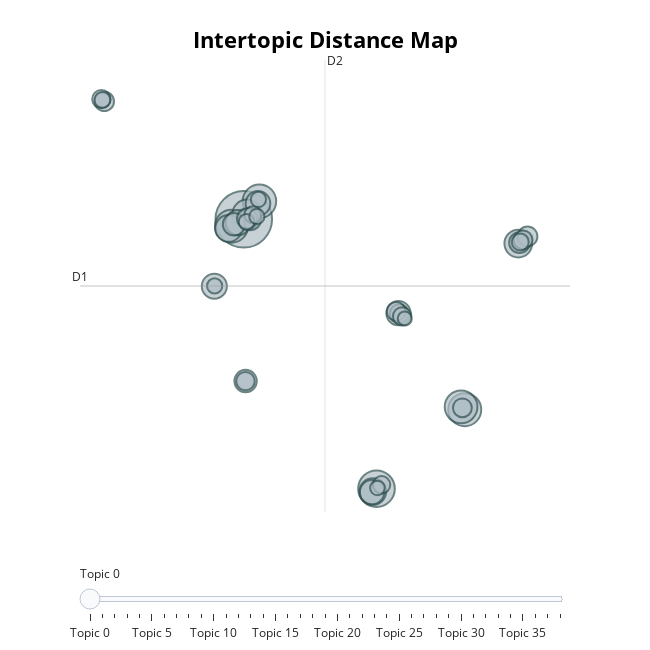

This figure's notebook cell:
### Code cell
topic_model.visualize_topics(custom_labels=True)

### Figure 1 — Plotly figure (JSON) as saved in the notebook; plotly's stock layout.template omitted (floating-point values rounded to 4 significant figures)
{"data": [{"customdata": [[0, "facebook | images | content | ai | money", 179], [1, "activision | game | black | steam | sold", 75], [2, "cola | coca | coca cola | company | ad", 63], [3, "event | experience | children | factory | imagination", 61], [4, "misinformation | fema | reality | people | theories", 61], [5, "parade | dublin | halloween | halloween parade | street", 60], [6, "google | search | results | websites | engine", 47], [7, "times | net | eurogamer | york times | news", 43], [8, "kiryu | enix | square enix | square | letter", 40], [9, "scammers | mistake | highly | actually | scam", 40], [10, "trump | harris | donald | donald trump | posted", 35], [11, "brand | entrepreneurs | content | authenticity | brands", 35], [12, "film | poster | amazon | generated | ai generated", 34], [13, "2024 | november 2024 | november | august 2024 | january", 33], [14, "foamstars | square enix | enix | square | game", 33], [15, "books | catalog | book | ai generated | generated", 28], [16, "debate | academic | ai potential | implications | potential", 28], [17, "trump | food | fast | man | candidate", 28], [18, "advertisement | 404 media | 404 | app | noa", 24], [19, "foundation | muse | organization | freedom | account", 23], [20, "ign | wesley | news editor | editor ign | com", 22], [21, "slop | slop slop | sector | perfect example | appropriate", 21], [22, "myspirithalloween | myspirithalloween com | halloween | com | website", 20], [23, "retrieved | 2024 | september 2024 | september | november 2024", 20], [24, "code | currently | really | kate | gotten", 20], [25, "2024 | november 2024 | november | 2025 | february 2025", 20], [26, "creative | issues | generative ai | generative | video game", 19], [27, "slop | term | unwanted | generated content | unwanted ai", 19], [28, "2025 retrieved | march 2025 | march | retrieved | 2025", 19], [29, "angry | quest | title | puzzle | rovio", 17], [30, "chatgpt | language | like chatgpt | text | large", 16], [31, "style | explore | fashion | coverage | love", 16], [32, "gen | brainrot | italian brainrot | italian | brands", 14], [33, "willison | early | term | mr | word", 14], [34, "clarke | submissions | clarkesworld | sorting | fiction", 13], [35, "businesses | data | right | brands | apply", 13], [36, "spotify | users | podcast | end | cold", 13], [37, "voice | voice actor | actor | actors | voice actors", 12], [38, "2025 retrieved | retrieved | 2025 | january 2025 | february 2025", 11]], "hovertemplate": "<b>Topic %{customdata[0]}</b><br>%{customdata[1]}<br>Size: %{customdata[2]}", "legendgroup": "", "marker": {"color": "#B0BEC5", "line": {"color": "DarkSlateGrey", "width": 2}, "size": [179, 75, 63, 61, 61, 60, 47, 43, 40, 40, 35, 35, 34, 33, 33, 28, 28, 28, 24, 23, 22, 21, 20, 20, 20, 20, 19, 19, 19, 17, 16, 16, 14, 14, 13, 13, 13, 12, 11], "sizemode": "area", "sizeref": 0.1119, "symbol": "circle"}, "mode": "markers", "name": "", "orientation": "v", "showlegend": false, "type": "scatter", "x": [-0.02767, 10.46, 1.209, 17.44, -1.001, 17.15, 0.2262, 21.67, 10.17, -1.225, -0.4804, -2.354, 1.094, 12.2, 10.11, 0.4625, 0.116, -0.797, 21.77, 0.239, 22.4, -11.05, 17.25, 12.26, 22.05, 12.02, 0.106, -11.28, 12.49, 10.86, 0.6855, 21.83, 0.1946, -11.2, 1.009, -2.329, 1.131, 10.54, 12.7], "xaxis": "x", "y": [14.24, -13.04, 16.08, -5.04, 13.55, -4.752, 14.77, 11.79, -13.34, 13.32, 13.91, 7.468, 15.85, 4.732, -13.4, 14.27, -2.138, 13.74, 11.88, 14.34, 12.52, 26.19, -4.854, 4.678, 12.16, 4.91, -2.148, 26.42, 4.41, -12.65, 14.71, 11.94, 13.98, 26.34, 14.53, 7.5, 16.25, -12.97, 4.199], "yaxis": "y"}], "layout": {"annotations": [{"showarrow": false, "text": "D1", "x": -12.97, "y": 7.49, "yshift": 10}, {"showarrow": false, "text": "D2", "x": 6.393, "xshift": 10, "y": 30.38}], "height": 650, "hoverlabel": {"bgcolor": "white", "font": {"family": "Rockwell", "size": 16}}, "legend": {"itemsizing": "constant", "tracegroupgap": 0}, "margin": {"t": 60}, "shapes": [{"line": {"color": "#CFD8DC", "width": 2}, "type": "line", "x0": 6.393, "x1": 6.393, "y0": -15.4, "y1": 30.38}, {"line": {"color": "#9E9E9E", "width": 2}, "type": "line", "x0": -12.97, "x1": 25.76, "y0": 7.49, "y1": 7.49}], "sliders": [{"active": 0, "pad": {"t": 50}, "steps": [{"args": [{"marker.color": [["red", "#B0BEC5", "#B0BEC5", "#B0BEC5", "#B0BEC5", "#B0BEC5", "#B0BEC5", "#B0BEC5", "#B0BEC5", "#B0BEC5", "#B0BEC5", "#B0BEC5", "#B0BEC5", "#B0BEC5", "#B0BEC5", "#B0BEC5", "#B0BEC5", "#B0BEC5", "#B0BEC5", "#B0BEC5", "#B0BEC5", "#B0BEC5", "#B0BEC5", "#B0BEC5", "#B0BEC5", "#B0BEC5", "#B0BEC5", "#B0BEC5", "#B0BEC5", "#B0BEC5", "#B0BEC5", "#B0BEC5", "#B0BEC5", "#B0BEC5", "#B0BEC5", "#B0BEC5", "#B0BEC5", "#B0BEC5", "#B0BEC5"]]}], "label": "Topic 0", "method": "update"}, {"args": [{"marker.color": [["#B0BEC5", "red", "#B0BEC5", "#B0BEC5", "#B0BEC5", "#B0BEC5", "#B0BEC5", "#B0BEC5", "#B0BEC5", "#B0BEC5", "#B0BEC5", "#B0BEC5", "#B0BEC5", "#B0BEC5", "#B0BEC5", "#B0BEC5", "#B0BEC5", "#B0BEC5", "#B0BEC5", "#B0BEC5", "#B0BEC5", "#B0BEC5", "#B0BEC5", "#B0BEC5", "#B0BEC5", "#B0BEC5", "#B0BEC5", "#B0BEC5", "#B0BEC5", "#B0BEC5", "#B0BEC5", "#B0BEC5", "#B0BEC5", "#B0BEC5", "#B0BEC5", "#B0BEC5", "#B0BEC5", "#B0BEC5", "#B0BEC5"]]}], "label": "Topic 1", "method": "update"}, {"args": [{"marker.color": [["#B0BEC5", "#B0BEC5", "red", "#B0BEC5", "#B0BEC5", "#B0BEC5", "#B0BEC5", "#B0BEC5", "#B0BEC5", "#B0BEC5", "#B0BEC5", "#B0BEC5", "#B0BEC5", "#B0BEC5", "#B0BEC5", "#B0BEC5", "#B0BEC5", "#B0BEC5", "#B0BEC5", "#B0BEC5", "#B0BEC5", "#B0BEC5", "#B0BEC5", "#B0BEC5", "#B0BEC5", "#B0BEC5", "#B0BEC5", "#B0BEC5", "#B0BEC5", "#B0BEC5", "#B0BEC5", "#B0BEC5", "#B0BEC5", "#B0BEC5", "#B0BEC5", "#B0BEC5", "#B0BEC5", "#B0BEC5", "#B0BEC5"]]}], "label": "Topic 2", "method": "update"}, {"args": [{"marker.color": [["#B0BEC5", "#B0BEC5", "#B0BEC5", "red", "#B0BEC5", "#B0BEC5", "#B0BEC5", "#B0BEC5", "#B0BEC5", "#B0BEC5", "#B0BEC5", "#B0BEC5", "#B0BEC5", "#B0BEC5", "#B0BEC5", "#B0BEC5", "#B0BEC5", "#B0BEC5", "#B0BEC5", "#B0BEC5", "#B0BEC5", "#B0BEC5", "#B0BEC5", "#B0BEC5", "#B0BEC5", "#B0BEC5", "#B0BEC5", "#B0BEC5", "#B0BEC5", "#B0BEC5", "#B0BEC5", "#B0BEC5", "#B0BEC5", "#B0BEC5", "#B0BEC5", "#B0BEC5", "#B0BEC5", "#B0BEC5", "#B0BEC5"]]}], "label": "Topic 3", "method": "update"}, {"args": [{"marker.color": [["#B0BEC5", "#B0BEC5", "#B0BEC5", "#B0BEC5", "red", "#B0BEC5", "#B0BEC5", "#B0BEC5", "#B0BEC5", "#B0BEC5", "#B0BEC5", "#B0BEC5", "#B0BEC5", "#B0BEC5", "#B0BEC5", "#B0BEC5", "#B0BEC5", "#B0BEC5", "#B0BEC5", "#B0BEC5", "#B0BEC5", "#B0BEC5", "#B0BEC5", "#B0BEC5", "#B0BEC5", "#B0BEC5", "#B0BEC5", "#B0BEC5", "#B0BEC5", "#B0BEC5", "#B0BEC5", "#B0BEC5", "#B0BEC5", "#B0BEC5", "#B0BEC5", "#B0BEC5", "#B0BEC5", "#B0BEC5", "#B0BEC5"]]}], "label": "Topic 4", "method": "update"}, {"args": [{"marker.color": [["#B0BEC5", "#B0BEC5", "#B0BEC5", "#B0BEC5", "#B0BEC5", "red", "#B0BEC5", "#B0BEC5", "#B0BEC5", "#B0BEC5", "#B0BEC5", "#B0BEC5", "#B0BEC5", "#B0BEC5", "#B0BEC5", "#B0BEC5", "#B0BEC5", "#B0BEC5", "#B0BEC5", "#B0BEC5", "#B0BEC5", "#B0BEC5", "#B0BEC5", "#B0BEC5", "#B0BEC5", "#B0BEC5", "#B0BEC5", "#B0BEC5", "#B0BEC5", "#B0BEC5", "#B0BEC5", "#B0BEC5", "#B0BEC5", "#B0BEC5", "#B0BEC5", "#B0BEC5", "#B0BEC5", "#B0BEC5", "#B0BEC5"]]}], "label": "Topic 5", "method": "update"}, {"args": [{"marker.color": [["#B0BEC5", "#B0BEC5", "#B0BEC5", "#B0BEC5", "#B0BEC5", "#B0BEC5", "red", "#B0BEC5", "#B0BEC5", "#B0BEC5", "#B0BEC5", "#B0BEC5", "#B0BEC5", "#B0BEC5", "#B0BEC5", "#B0BEC5", "#B0BEC5", "#B0BEC5", "#B0BEC5", "#B0BEC5", "#B0BEC5", "#B0BEC5", "#B0BEC5", "#B0BEC5", "#B0BEC5", "#B0BEC5", "#B0BEC5", "#B0BEC5", "#B0BEC5", "#B0BEC5", "#B0BEC5", "#B0BEC5", "#B0BEC5", "#B0BEC5", "#B0BEC5", "#B0BEC5", "#B0BEC5", "#B0BEC5", "#B0BEC5"]]}], "label": "Topic 6", "method": "update"}, {"args": [{"marker.color": [["#B0BEC5", "#B0BEC5", "#B0BEC5", "#B0BEC5", "#B0BEC5", "#B0BEC5", "#B0BEC5", "red", "#B0BEC5", "#B0BEC5", "#B0BEC5", "#B0BEC5", "#B0BEC5", "#B0BEC5", "#B0BEC5", "#B0BEC5", "#B0BEC5", "#B0BEC5", "#B0BEC5", "#B0BEC5", "#B0BEC5", "#B0BEC5", "#B0BEC5", "#B0BEC5", "#B0BEC5", "#B0BEC5", "#B0BEC5", "#B0BEC5", "#B0BEC5", "#B0BEC5", "#B0BEC5", "#B0BEC5", "#B0BEC5", "#B0BEC5", "#B0BEC5", "#B0BEC5", "#B0BEC5", "#B0BEC5", "#B0BEC5"]]}], "label": "Topic 7", "method": "update"}, {"args": [{"marker.color": [["#B0BEC5", "#B0BEC5", "#B0BEC5", "#B0BEC5", "#B0BEC5", "#B0BEC5", "#B0BEC5", "#B0BEC5", "red", "#B0BEC5", "#B0BEC5", "#B0BEC5", "#B0BEC5", "#B0BEC5", "#B0BEC5", "#B0BEC5", "#B0BEC5", "#B0BEC5", "#B0BEC5", "#B0BEC5", "#B0BEC5", "#B0BEC5", "#B0BEC5", "#B0BEC5", "#B0BEC5", "#B0BEC5", "#B0BEC5", "#B0BEC5", "#B0BEC5", "#B0BEC5", "#B0BEC5", "#B0BEC5", "#B0BEC5", "#B0BEC5", "#B0BEC5", "#B0BEC5", "#B0BEC5", "#B0BEC5", "#B0BEC5"]]}], "label": "Topic 8", "method": "update"}, {"args": [{"marker.color": [["#B0BEC5", "#B0BEC5", "#B0BEC5", "#B0BEC5", "#B0BEC5", "#B0BEC5", "#B0BEC5", "#B0BEC5", "#B0BEC5", "red", "#B0BEC5", "#B0BEC5", "#B0BEC5", "#B0BEC5", "#B0BEC5", "#B0BEC5", "#B0BEC5", "#B0BEC5", "#B0BEC5", "#B0BEC5", "#B0BEC5", "#B0BEC5", "#B0BEC5", "#B0BEC5", "#B0BEC5", "#B0BEC5", "#B0BEC5", "#B0BEC5", "#B0BEC5", "#B0BEC5", "#B0BEC5", "#B0BEC5", "#B0BEC5", "#B0BEC5", "#B0BEC5", "#B0BEC5", "#B0BEC5", "#B0BEC5", "#B0BEC5"]]}], "label": "Topic 9", "method": "update"}, {"args": [{"marker.color": [["#B0BEC5", "#B0BEC5", "#B0BEC5", "#B0BEC5", "#B0BEC5", "#B0BEC5", "#B0BEC5", "#B0BEC5", "#B0BEC5", "#B0BEC5", "red", "#B0BEC5", "#B0BEC5", "#B0BEC5", "#B0BEC5", "#B0BEC5", "#B0BEC5", "#B0BEC5", "#B0BEC5", "#B0BEC5", "#B0BEC5", "#B0BEC5", "#B0BEC5", "#B0BEC5", "#B0BEC5", "#B0BEC5", "#B0BEC5", "#B0BEC5", "#B0BEC5", "#B0BEC5", "#B0BEC5", "#B0BEC5", "#B0BEC5", "#B0BEC5", "#B0BEC5", "#B0BEC5", "#B0BEC5", "#B0BEC5", "#B0BEC5"]]}], "label": "Topic 10", "method": "update"}, {"args": [{"marker.color": [["#B0BEC5", "#B0BEC5", "#B0BEC5", "#B0BEC5", "#B0BEC5", "#B0BEC5", "#B0BEC5", "#B0BEC5", "#B0BEC5", "#B0BEC5", "#B0BEC5", "red", "#B0BEC5", "#B0BEC5", "#B0BEC5", "#B0BEC5", "#B0BEC5", "#B0BEC5", "#B0BEC5", "#B0BEC5", "#B0BEC5", "#B0BEC5", "#B0BEC5", "#B0BEC5", "#B0BEC5", "#B0BEC5", "#B0BEC5", "#B0BEC5", "#B0BEC5", "#B0BEC5", "#B0BEC5", "#B0BEC5", "#B0BEC5", "#B0BEC5", "#B0BEC5", "#B0BEC5", "#B0BEC5", "#B0BEC5", "#B0BEC5"]]}], "label": "Topic 11", "method": "update"}, {"args": [{"marker.color": [["#B0BEC5", "#B0BEC5", "#B0BEC5", "#B0BEC5", "#B0BEC5", "#B0BEC5", "#B0BEC5", "#B0BEC5", "#B0BEC5", "#B0BEC5", "#B0BEC5", "#B0BEC5", "red", "#B0BEC5", "#B0BEC5", "#B0BEC5", "#B0BEC5", "#B0BEC5", "#B0BEC5", "#B0BEC5", "#B0BEC5", "#B0BEC5", "#B0BEC5", "#B0BEC5", "#B0BEC5", "#B0BEC5", "#B0BEC5", "#B0BEC5", "#B0BEC5", "#B0BEC5", "#B0BEC5", "#B0BEC5", "#B0BEC5", "#B0BEC5", "#B0BEC5", "#B0BEC5", "#B0BEC5", "#B0BEC5", "#B0BEC5"]]}], "label": "Topic 12", "method": "update"}, {"args": [{"marker.color": [["#B0BEC5", "#B0BEC5", "#B0BEC5", "#B0BEC5", "#B0BEC5", "#B0BEC5", "#B0BEC5", "#B0BEC5", "#B0BEC5", "#B0BEC5", "#B0BEC5", "#B0BEC5", "#B0BEC5", "red", "#B0BEC5", "#B0BEC5", "#B0BEC5", "#B0BEC5", "#B0BEC5", "#B0BEC5", "#B0BEC5", "#B0BEC5", "#B0BEC5", "#B0BEC5", "#B0BEC5", "#B0BEC5", "#B0BEC5", "#B0BEC5", "#B0BEC5", "#B0BEC5", "#B0BEC5", "#B0BEC5", "#B0BEC5", "#B0BEC5", "#B0BEC5", "#B0BEC5", "#B0BEC5", "#B0BEC5", "#B0BEC5"]]}], "label": "Topic 13", "method": "update"}, {"args": [{"marker.color": [["#B0BEC5", "#B0BEC5", "#B0BEC5", "#B0BEC5", "#B0BEC5", "#B0BEC5", "#B0BEC5", "#B0BEC5", "#B0BEC5", "#B0BEC5", "#B0BEC5", "#B0BEC5", "#B0BEC5", "#B0BEC5", "red", "#B0BEC5", "#B0BEC5", "#B0BEC5", "#B0BEC5", "#B0BEC5", "#B0BEC5", "#B0BEC5", "#B0BEC5", "#B0BEC5", "#B0BEC5", "#B0BEC5", "#B0BEC5", "#B0BEC5", "#B0BEC5", "#B0BEC5", "#B0BEC5", "#B0BEC5", "#B0BEC5", "#B0BEC5", "#B0BEC5", "#B0BEC5", "#B0BEC5", "#B0BEC5", "#B0BEC5"]]}], "label": "Topic 14", "method": "update"}, {"args": [{"marker.color": [["#B0BEC5", "#B0BEC5", "#B0BEC5", "#B0BEC5", "#B0BEC5", "#B0BEC5", "#B0BEC5", "#B0BEC5", "#B0BEC5", "#B0BEC5", "#B0BEC5", "#B0BEC5", "#B0BEC5", "#B0BEC5", "#B0BEC5", "red", "#B0BEC5", "#B0BEC5", "#B0BEC5", "#B0BEC5", "#B0BEC5", "#B0BEC5", "#B0BEC5", "#B0BEC5", "#B0BEC5", "#B0BEC5", "#B0BEC5", "#B0BEC5", "#B0BEC5", "#B0BEC5", "#B0BEC5", "#B0BEC5", "#B0BEC5", "#B0BEC5", "#B0BEC5", "#B0BEC5", "#B0BEC5", "#B0BEC5", "#B0BEC5"]]}], "label": "Topic 15", "method": "update"}, {"args": [{"marker.color": [["#B0BEC5", "#B0BEC5", "#B0BEC5", "#B0BEC5", "#B0BEC5", "#B0BEC5", "#B0BEC5", "#B0BEC5", "#B0BEC5", "#B0BEC5", "#B0BEC5", "#B0BEC5", "#B0BEC5", "#B0BEC5", "#B0BEC5", "#B0BEC5", "red", "#B0BEC5", "#B0BEC5", "#B0BEC5", "#B0BEC5", "#B0BEC5", "#B0BEC5", "#B0BEC5", "#B0BEC5", "#B0BEC5", "#B0BEC5", "#B0BEC5", "#B0BEC5", "#B0BEC5", "#B0BEC5", "#B0BEC5", "#B0BEC5", "#B0BEC5", "#B0BEC5", "#B0BEC5", "#B0BEC5", "#B0BEC5", "#B0BEC5"]]}], "label": "Topic 16", "method": "update"}, {"args": [{"marker.color": [["#B0BEC5", "#B0BEC5", "#B0BEC5", "#B0BEC5", "#B0BEC5", "#B0BEC5", "#B0BEC5", "#B0BEC5", "#B0BEC5", "#B0BEC5", "#B0BEC5", "#B0BEC5", "#B0BEC5", "#B0BEC5", "#B0BEC5", "#B0BEC5", "#B0BEC5", "red", "#B0BEC5", "#B0BEC5", "#B0BEC5", "#B0BEC5", "#B0BEC5", "#B0BEC5", "#B0BEC5", "#B0BEC5", "#B0BEC5", "#B0BEC5", "#B0BEC5", "#B0BEC5", "#B0BEC5", "#B0BEC5", "#B0BEC5", "#B0BEC5", "#B0BEC5", "#B0BEC5", "#B0BEC5", "#B0BEC5", "#B0BEC5"]]}], "label": "Topic 17", "method": "update"}, {"args": [{"marker.color": [["#B0BEC5", "#B0BEC5", "#B0BEC5", "#B0BEC5", "#B0BEC5", "#B0BEC5", "#B0BEC5", "#B0BEC5", "#B0BEC5", "#B0BEC5", "#B0BEC5", "#B0BEC5", "#B0BEC5", "#B0BEC5", "#B0BEC5", "#B0BEC5", "#B0BEC5", "#B0BEC5", "red", "#B0BEC5", "#B0BEC5", "#B0BEC5", "#B0BEC5", "#B0BEC5", "#B0BEC5", "#B0BEC5", "#B0BEC5", "#B0BEC5", "#B0BEC5", "#B0BEC5", "#B0BEC5", "#B0BEC5", "#B0BEC5", "#B0BEC5", "#B0BEC5", "#B0BEC5", "#B0BEC5", "#B0BEC5", "#B0BEC5"]]}], "label": "Topic 18", "method": "update"}, {"args": [{"marker.color": [["#B0BEC5", "#B0BEC5", "#B0BEC5", "#B0BEC5", "#B0BEC5", "#B0BEC5", "#B0BEC5", "#B0BEC5", "#B0BEC5", "#B0BEC5", "#B0BEC5", "#B0BEC5", "#B0BEC5", "#B0BEC5", "#B0BEC5", "#B0BEC5", "#B0BEC5", "#B0BEC5", "#B0BEC5", "red", "#B0BEC5", "#B0BEC5", "#B0BEC5", "#B0BEC5", "#B0BEC5", "#B0BEC5", "#B0BEC5", "#B0BEC5", "#B0BEC5", "#B0BEC5", "#B0BEC5", "#B0BEC5", "#B0BEC5", "#B0BEC5", "#B0BEC5", "#B0BEC5", "#B0BEC5", "#B0BEC5", "#B0BEC5"]]}], "label": "Topic 19", "method": "update"}, {"args": [{"marker.color": [["#B0BEC5", "#B0BEC5", "#B0BEC5", "#B0BEC5", "#B0BEC5", "#B0BEC5", "#B0BEC5", "#B0BEC5", "#B0BEC5", "#B0BEC5", "#B0BEC5", "#B0BEC5", "#B0BEC5", "#B0BEC5", "#B0BEC5", "#B0BEC5", "#B0BEC5", "#B0BEC5", "#B0BEC5", "#B0BEC5", "red", "#B0BEC5", "#B0BEC5", "#B0BEC5", "#B0BEC5", "#B0BEC5", "#B0BEC5", "#B0BEC5", "#B0BEC5", "#B0BEC5", "#B0BEC5", "#B0BEC5", "#B0BEC5", "#B0BEC5", "#B0BEC5", "#B0BEC5", "#B0BEC5", "#B0BEC5", "#B0BEC5"]]}], "label": "Topic 20", "method": "update"}, {"args": [{"marker.color": [["#B0BEC5", "#B0BEC5", "#B0BEC5", "#B0BEC5", "#B0BEC5", "#B0BEC5", "#B0BEC5", "#B0BEC5", "#B0BEC5", "#B0BEC5", "#B0BEC5", "#B0BEC5", "#B0BEC5", "#B0BEC5", "#B0BEC5", "#B0BEC5", "#B0BEC5", "#B0BEC5", "#B0BEC5", "#B0BEC5", "#B0BEC5", "red", "#B0BEC5", "#B0BEC5", "#B0BEC5", "#B0BEC5", "#B0BEC5", "#B0BEC5", "#B0BEC5", "#B0BEC5", "#B0BEC5", "#B0BEC5", "#B0BEC5", "#B0BEC5", "#B0BEC5", "#B0BEC5", "#B0BEC5", "#B0BEC5", "#B0BEC5"]]}], "label": "Topic 21", "method": "update"}, {"args": [{"marker.color": [["#B0BEC5", "#B0BEC5", "#B0BEC5", "#B0BEC5", "#B0BEC5", "#B0BEC5", "#B0BEC5", "#B0BEC5", "#B0BEC5", "#B0BEC5", "#B0BEC5", "#B0BEC5", "#B0BEC5", "#B0BEC5", "#B0BEC5", "#B0BEC5", "#B0BEC5", "#B0BEC5", "#B0BEC5", "#B0BEC5", "#B0BEC5", "#B0BEC5", "red", "#B0BEC5", "#B0BEC5", "#B0BEC5", "#B0BEC5", "#B0BEC5", "#B0BEC5", "#B0BEC5", "#B0BEC5", "#B0BEC5", "#B0BEC5", "#B0BEC5", "#B0BEC5", "#B0BEC5", "#B0BEC5", "#B0BEC5", "#B0BEC5"]]}], "label": "Topic 22", "method": "update"}, {"args": [{"marker.color": [["#B0BEC5", "#B0BEC5", "#B0BEC5", "#B0BEC5", "#B0BEC5", "#B0BEC5", "#B0BEC5", "#B0BEC5", "#B0BEC5", "#B0BEC5", "#B0BEC5", "#B0BEC5", "#B0BEC5", "#B0BEC5", "#B0BEC5", "#B0BEC5", "#B0BEC5", "#B0BEC5", "#B0BEC5", "#B0BEC5", "#B0BEC5", "#B0BEC5", "#B0BEC5", "red", "#B0BEC5", "#B0BEC5", "#B0BEC5", "#B0BEC5", "#B0BEC5", "#B0BEC5", "#B0BEC5", "#B0BEC5", "#B0BEC5", "#B0BEC5", "#B0BEC5", "#B0BEC5", "#B0BEC5", "#B0BEC5", "#B0BEC5"]]}], "label": "Topic 23", "method": "update"}, {"args": [{"marker.color": [["#B0BEC5", "#B0BEC5", "#B0BEC5", "#B0BEC5", "#B0BEC5", "#B0BEC5", "#B0BEC5", "#B0BEC5", "#B0BEC5", "#B0BEC5", "#B0BEC5", "#B0BEC5", "#B0BEC5", "#B0BEC5", "#B0BEC5", "#B0BEC5", "#B0BEC5", "#B0BEC5", "#B0BEC5", "#B0BEC5", "#B0BEC5", "#B0BEC5", "#B0BEC5", "#B0BEC5", "red", "#B0BEC5", "#B0BEC5", "#B0BEC5", "#B0BEC5", "#B0BEC5", "#B0BEC5", "#B0BEC5", "#B0BEC5", "#B0BEC5", "#B0BEC5", "#B0BEC5", "#B0BEC5", "#B0BEC5", "#B0BEC5"]]}], "label": "Topic 24", "method": "update"}, {"args": [{"marker.color": [["#B0BEC5", "#B0BEC5", "#B0BEC5", "#B0BEC5", "#B0BEC5", "#B0BEC5", "#B0BEC5", "#B0BEC5", "#B0BEC5", "#B0BEC5", "#B0BEC5", "#B0BEC5", "#B0BEC5", "#B0BEC5", "#B0BEC5", "#B0BEC5", "#B0BEC5", "#B0BEC5", "#B0BEC5", "#B0BEC5", "#B0BEC5", "#B0BEC5", "#B0BEC5", "#B0BEC5", "#B0BEC5", "red", "#B0BEC5", "#B0BEC5", "#B0BEC5", "#B0BEC5", "#B0BEC5", "#B0BEC5", "#B0BEC5", "#B0BEC5", "#B0BEC5", "#B0BEC5", "#B0BEC5", "#B0BEC5", "#B0BEC5"]]}], "label": "Topic 25", "method": "update"}, {"args": [{"marker.color": [["#B0BEC5", "#B0BEC5", "#B0BEC5", "#B0BEC5", "#B0BEC5", "#B0BEC5", "#B0BEC5", "#B0BEC5", "#B0BEC5", "#B0BEC5", "#B0BEC5", "#B0BEC5", "#B0BEC5", "#B0BEC5", "#B0BEC5", "#B0BEC5", "#B0BEC5", "#B0BEC5", "#B0BEC5", "#B0BEC5", "#B0BEC5", "#B0BEC5", "#B0BEC5", "#B0BEC5", "#B0BEC5", "#B0BEC5", "red", "#B0BEC5", "#B0BEC5", "#B0BEC5", "#B0BEC5", "#B0BEC5", "#B0BEC5", "#B0BEC5", "#B0BEC5", "#B0BEC5", "#B0BEC5", "#B0BEC5", "#B0BEC5"]]}], "label": "Topic 26", "method": "update"}, {"args": [{"marker.color": [["#B0BEC5", "#B0BEC5", "#B0BEC5", "#B0BEC5", "#B0BEC5", "#B0BEC5", "#B0BEC5", "#B0BEC5", "#B0BEC5", "#B0BEC5", "#B0BEC5", "#B0BEC5", "#B0BEC5", "#B0BEC5", "#B0BEC5", "#B0BEC5", "#B0BEC5", "#B0BEC5", "#B0BEC5", "#B0BEC5", "#B0BEC5", "#B0BEC5", "#B0BEC5", "#B0BEC5", "#B0BEC5", "#B0BEC5", "#B0BEC5", "red", "#B0BEC5", "#B0BEC5", "#B0BEC5", "#B0BEC5", "#B0BEC5", "#B0BEC5", "#B0BEC5", "#B0BEC5", "#B0BEC5", "#B0BEC5", "#B0BEC5"]]}], "label": "Topic 27", "method": "update"}, {"args": [{"marker.color": [["#B0BEC5", "#B0BEC5", "#B0BEC5", "#B0BEC5", "#B0BEC5", "#B0BEC5", "#B0BEC5", "#B0BEC5", "#B0BEC5", "#B0BEC5", "#B0BEC5", "#B0BEC5", "#B0BEC5", "#B0BEC5", "#B0BEC5", "#B0BEC5", "#B0BEC5", "#B0BEC5", "#B0BEC5", "#B0BEC5", "#B0BEC5", "#B0BEC5", "#B0BEC5", "#B0BEC5", "#B0BEC5", "#B0BEC5", "#B0BEC5", "#B0BEC5", "red", "#B0BEC5", "#B0BEC5", "#B0BEC5", "#B0BEC5", "#B0BEC5", "#B0BEC5", "#B0BEC5", "#B0BEC5", "#B0BEC5", "#B0BEC5"]]}], "label": "Topic 28", "method": "update"}, {"args": [{"marker.color": [["#B0BEC5", "#B0BEC5", "#B0BEC5", "#B0BEC5", "#B0BEC5", "#B0BEC5", "#B0BEC5", "#B0BEC5", "#B0BEC5", "#B0BEC5", "#B0BEC5", "#B0BEC5", "#B0BEC5", "#B0BEC5", "#B0BEC5", "#B0BEC5", "#B0BEC5", "#B0BEC5", "#B0BEC5", "#B0BEC5", "#B0BEC5", "#B0BEC5", "#B0BEC5", "#B0BEC5", "#B0BEC5", "#B0BEC5", "#B0BEC5", "#B0BEC5", "#B0BEC5", "red", "#B0BEC5", "#B0BEC5", "#B0BEC5", "#B0BEC5", "#B0BEC5", "#B0BEC5", "#B0BEC5", "#B0BEC5", "#B0BEC5"]]}], "label": "Topic 29", "method": "update"}, {"args": [{"marker.color": [["#B0BEC5", "#B0BEC5", "#B0BEC5", "#B0BEC5", "#B0BEC5", "#B0BEC5", "#B0BEC5", "#B0BEC5", "#B0BEC5", "#B0BEC5", "#B0BEC5", "#B0BEC5", "#B0BEC5", "#B0BEC5", "#B0BEC5", "#B0BEC5", "#B0BEC5", "#B0BEC5", "#B0BEC5", "#B0BEC5", "#B0BEC5", "#B0BEC5", "#B0BEC5", "#B0BEC5", "#B0BEC5", "#B0BEC5", "#B0BEC5", "#B0BEC5", "#B0BEC5", "#B0BEC5", "red", "#B0BEC5", "#B0BEC5", "#B0BEC5", "#B0BEC5", "#B0BEC5", "#B0BEC5", "#B0BEC5", "#B0BEC5"]]}], "label": "Topic 30", "method": "update"}, {"args": [{"marker.color": [["#B0BEC5", "#B0BEC5", "#B0BEC5", "#B0BEC5", "#B0BEC5", "#B0BEC5", "#B0BEC5", "#B0BEC5", "#B0BEC5", "#B0BEC5", "#B0BEC5", "#B0BEC5", "#B0BEC5", "#B0BEC5", "#B0BEC5", "#B0BEC5", "#B0BEC5", "#B0BEC5", "#B0BEC5", "#B0BEC5", "#B0BEC5", "#B0BEC5", "#B0BEC5", "#B0BEC5", "#B0BEC5", "#B0BEC5", "#B0BEC5", "#B0BEC5", "#B0BEC5", "#B0BEC5", "#B0BEC5", "red", "#B0BEC5", "#B0BEC5", "#B0BEC5", "#B0BEC5", "#B0BEC5", "#B0BEC5", "#B0BEC5"]]}], "label": "Topic 31", "method": "update"}, {"args": [{"marker.color": [["#B0BEC5", "#B0BEC5", "#B0BEC5", "#B0BEC5", "#B0BEC5", "#B0BEC5", "#B0BEC5", "#B0BEC5", "#B0BEC5", "#B0BEC5", "#B0BEC5", "#B0BEC5", "#B0BEC5", "#B0BEC5", "#B0BEC5", "#B0BEC5", "#B0BEC5", "#B0BEC5", "#B0BEC5", "#B0BEC5", "#B0BEC5", "#B0BEC5", "#B0BEC5", "#B0BEC5", "#B0BEC5", "#B0BEC5", "#B0BEC5", "#B0BEC5", "#B0BEC5", "#B0BEC5", "#B0BEC5", "#B0BEC5", "red", "#B0BEC5", "#B0BEC5", "#B0BEC5", "#B0BEC5", "#B0BEC5", "#B0BEC5"]]}], "label": "Topic 32", "method": "update"}, {"args": [{"marker.color": [["#B0BEC5", "#B0BEC5", "#B0BEC5", "#B0BEC5", "#B0BEC5", "#B0BEC5", "#B0BEC5", "#B0BEC5", "#B0BEC5", "#B0BEC5", "#B0BEC5", "#B0BEC5", "#B0BEC5", "#B0BEC5", "#B0BEC5", "#B0BEC5", "#B0BEC5", "#B0BEC5", "#B0BEC5", "#B0BEC5", "#B0BEC5", "#B0BEC5", "#B0BEC5", "#B0BEC5", "#B0BEC5", "#B0BEC5", "#B0BEC5", "#B0BEC5", "#B0BEC5", "#B0BEC5", "#B0BEC5", "#B0BEC5", "#B0BEC5", "red", "#B0BEC5", "#B0BEC5", "#B0BEC5", "#B0BEC5", "#B0BEC5"]]}], "label": "Topic 33", "method": "update"}, {"args": [{"marker.color": [["#B0BEC5", "#B0BEC5", "#B0BEC5", "#B0BEC5", "#B0BEC5", "#B0BEC5", "#B0BEC5", "#B0BEC5", "#B0BEC5", "#B0BEC5", "#B0BEC5", "#B0BEC5", "#B0BEC5", "#B0BEC5", "#B0BEC5", "#B0BEC5", "#B0BEC5", "#B0BEC5", "#B0BEC5", "#B0BEC5", "#B0BEC5", "#B0BEC5", "#B0BEC5", "#B0BEC5", "#B0BEC5", "#B0BEC5", "#B0BEC5", "#B0BEC5", "#B0BEC5", "#B0BEC5", "#B0BEC5", "#B0BEC5", "#B0BEC5", "#B0BEC5", "red", "#B0BEC5", "#B0BEC5", "#B0BEC5", "#B0BEC5"]]}], "label": "Topic 34", "method": "update"}, {"args": [{"marker.color": [["#B0BEC5", "#B0BEC5", "#B0BEC5", "#B0BEC5", "#B0BEC5", "#B0BEC5", "#B0BEC5", "#B0BEC5", "#B0BEC5", "#B0BEC5", "#B0BEC5", "#B0BEC5", "#B0BEC5", "#B0BEC5", "#B0BEC5", "#B0BEC5", "#B0BEC5", "#B0BEC5", "#B0BEC5", "#B0BEC5", "#B0BEC5", "#B0BEC5", "#B0BEC5", "#B0BEC5", "#B0BEC5", "#B0BEC5", "#B0BEC5", "#B0BEC5", "#B0BEC5", "#B0BEC5", "#B0BEC5", "#B0BEC5", "#B0BEC5", "#B0BEC5", "#B0BEC5", "red", "#B0BEC5", "#B0BEC5", "#B0BEC5"]]}], "label": "Topic 35", "method": "update"}, {"args": [{"marker.color": [["#B0BEC5", "#B0BEC5", "#B0BEC5", "#B0BEC5", "#B0BEC5", "#B0BEC5", "#B0BEC5", "#B0BEC5", "#B0BEC5", "#B0BEC5", "#B0BEC5", "#B0BEC5", "#B0BEC5", "#B0BEC5", "#B0BEC5", "#B0BEC5", "#B0BEC5", "#B0BEC5", "#B0BEC5", "#B0BEC5", "#B0BEC5", "#B0BEC5", "#B0BEC5", "#B0BEC5", "#B0BEC5", "#B0BEC5", "#B0BEC5", "#B0BEC5", "#B0BEC5", "#B0BEC5", "#B0BEC5", "#B0BEC5", "#B0BEC5", "#B0BEC5", "#B0BEC5", "#B0BEC5", "red", "#B0BEC5", "#B0BEC5"]]}], "label": "Topic 36", "method": "update"}, {"args": [{"marker.color": [["#B0BEC5", "#B0BEC5", "#B0BEC5", "#B0BEC5", "#B0BEC5", "#B0BEC5", "#B0BEC5", "#B0BEC5", "#B0BEC5", "#B0BEC5", "#B0BEC5", "#B0BEC5", "#B0BEC5", "#B0BEC5", "#B0BEC5", "#B0BEC5", "#B0BEC5", "#B0BEC5", "#B0BEC5", "#B0BEC5", "#B0BEC5", "#B0BEC5", "#B0BEC5", "#B0BEC5", "#B0BEC5", "#B0BEC5", "#B0BEC5", "#B0BEC5", "#B0BEC5", "#B0BEC5", "#B0BEC5", "#B0BEC5", "#B0BEC5", "#B0BEC5", "#B0BEC5", "#B0BEC5", "#B0BEC5", "red", "#B0BEC5"]]}], "label": "Topic 37", "method": "update"}, {"args": [{"marker.color": [["#B0BEC5", "#B0BEC5", "#B0BEC5", "#B0BEC5", "#B0BEC5", "#B0BEC5", "#B0BEC5", "#B0BEC5", "#B0BEC5", "#B0BEC5", "#B0BEC5", "#B0BEC5", "#B0BEC5", "#B0BEC5", "#B0BEC5", "#B0BEC5", "#B0BEC5", "#B0BEC5", "#B0BEC5", "#B0BEC5", "#B0BEC5", "#B0BEC5", "#B0BEC5", "#B0BEC5", "#B0BEC5", "#B0BEC5", "#B0BEC5", "#B0BEC5", "#B0BEC5", "#B0BEC5", "#B0BEC5", "#B0BEC5", "#B0BEC5", "#B0BEC5", "#B0BEC5", "#B0BEC5", "#B0BEC5", "#B0BEC5", "red"]]}], "label": "Topic 38", "method": "update"}]}], "title": {"font": {"color": "Black", "size": 22}, "text": "<b>Intertopic Distance Map</b>", "x": 0.5, "xanchor": "center", "y": 0.95, "yanchor": "top"}, "width": 650, "xaxis": {"anchor": "y", "domain": [0, 1], "range": [-12.97, 25.76], "title": {"text": ""}, "visible": false}, "yaxis": {"anchor": "x", "domain": [0, 1], "range": [-15.4, 30.38], "title": {"text": ""}, "visible": false}}}
